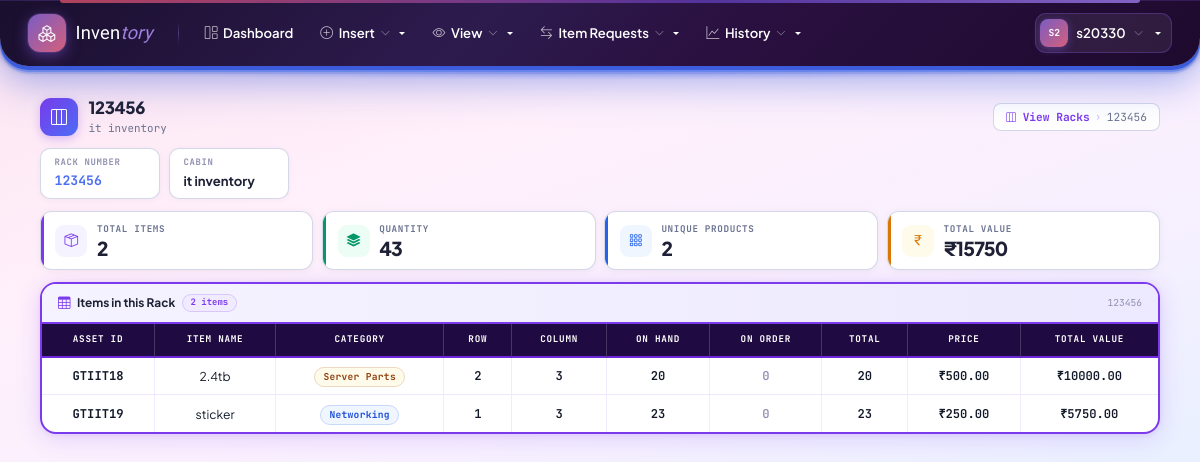
Page /rack/11/ (signed in) on the earlier database version.
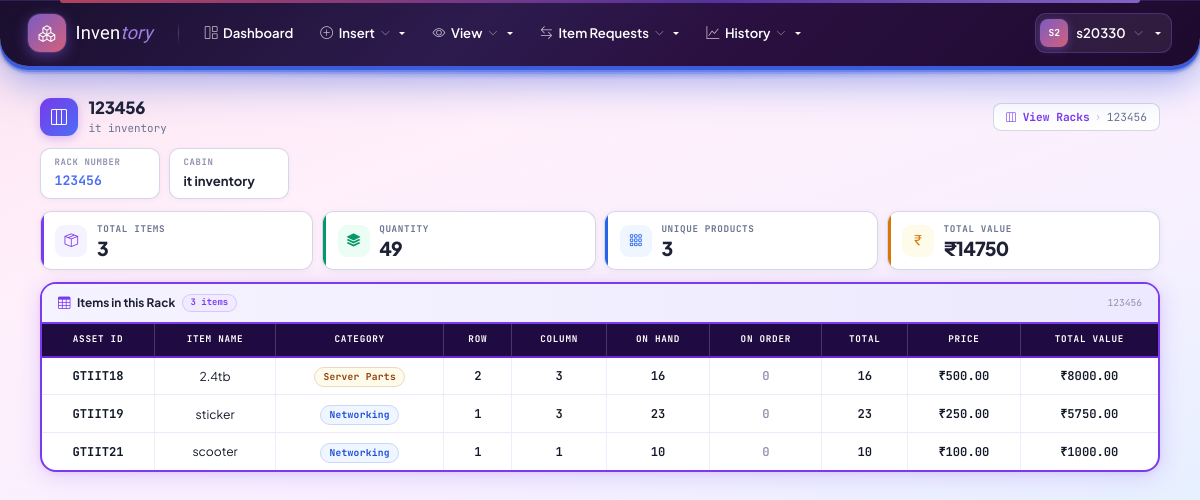
Same page on the later database version.
### inventory/models.py (models this page shows, shortened)
class Product(models.Model):
    category = models.CharField(max_length=20, choices=CATEGORY_CHOICES, db_index=True)
    asset_id = models.CharField(max_length=100, blank=True)
    item_code = models.CharField(max_length=100, blank=True, default='')
    item_name = models.CharField(max_length=200)
    cabin_name = models.CharField(max_length=100, blank=True, default='')
    row_number = models.PositiveIntegerField(null=True, blank=True)
    column_number = models.PositiveIntegerField(null=True, blank=True)
    measurement_unit = models.CharField(max_length=20, choices=MEASUREMENT_UNIT_CHOICES, blank=True, default='')
    measurement_value = models.CharField(max_length=200, blank=True, default='')
    location = models.CharField(max_length=200, blank=True, default='')
    quantity_available = models.PositiveIntegerField(default=0)
    requested_count = models.PositiveIntegerField(default=0)
    price = models.DecimalField(max_digits=12, decimal_places=2, null=True, blank=True)
    rack = models.ForeignKey(Rack, on_delete=models.SET_NULL, null=True, blank=True, related_name='products')
    created_at = models.DateTimeField(auto_now_add=True)
    updated_at = models.DateTimeField(auto_now=True)
    class Meta:
        unique_together = [('category', 'asset_id')]
        ordering = ['category', 'asset_id']

### inventory/views.py (the view)
# urls.py: path('rack/<int:rack_id>/', views.rack_detail, name='rack_detail'),
@login_required
def rack_detail(request, rack_id):
    if not (request.user.stage == 1 or request.user.stage == 2):
        messages.error(request, 'Only Stage 1 and 2 users can view rack details.')
        return redirect('inventory:dashboard')
    rack = get_object_or_404(Rack, pk=rack_id)
    products = Product.objects.filter(rack=rack).select_related('rack').annotate(
        regular_orders_on_order=Coalesce(
            Sum(
                Case(
                    When(
                        orders__status__in=[Order.STATUS_PENDING, Order.STATUS_PARTIAL],
                        then=F('orders__quantity_requested') - F('orders__quantity_provided'),
                    ),
                    default=0,
                    output_field=IntegerField(),
                )
            ),
            0,
        ),
        purchase_requests_on_order=Coalesce(
            Sum(
                Case(
                    When(
                        management_upload_requests__status=ManagementUploadRequest.STATUS_PENDING,
                        then=F('management_upload_requests__quantity_requested') - F('management_upload_requests__quantity_received'),
                    ),
                    default=0,
                    output_field=IntegerField(),
                )
            ),
            0,
        )
    ).annotate(
        on_order=F('regular_orders_on_order') + F('purchase_requests_on_order'),
        total_items=F('quantity_available') + F('on_order')
    ).order_by('asset_id')
    total_value = Decimal('0.00')
    products_with_values = []
    for product in products:
        product_total_value = Decimal('0.00')
        total_quantity = product.quantity_available + product.on_order
        if product.price is not None:
            try:
                product_total_value = (Decimal(str(product.price)) * Decimal(int(product.quantity_available)))
                total_value += product_total_value
            except Exception:
                pass
        products_with_values.append({
            'product': product,
            'total_value': product_total_value,
            'total_quantity': total_quantity,
        })
    return render(request, 'inventory/rack_detail.html', {
        'rack': rack,
        'products_with_values': products_with_values,
        'products': products,
        'total_items': products.count(),
        'total_quantity': products.aggregate(Sum('quantity_available'))['quantity_available__sum'] or 0,
        'total_value': total_value,
    })

### inventory/context_processors.py (called while the page is built, shortened)
def stage_permissions(request):
    if request.user.is_authenticated:
        choices = dict(CATEGORY_CHOICES)
        allowed = request.user.allowed_categories()
        return {
            'user_can_edit': request.user.can_edit(),
            'user_can_request_issue': request.user.can_request_issue(),
            'user_can_approve_issue_requests': request.user.can_approve_issue_requests(),
            'user_can_issue_items': request.user.can_issue_items(),
            'user_can_manage_users': request.user.can_manage_users(),
            'user_is_stage1': request.user.is_stage1(),
            'user_allowed_categories': allowed,
            'category_display': choices,
            'navbar_categories': [{'slug': c, 'name': choices.get(c, c)} for c in allowed],
        }

### inventory/models.py (called while the page is built)
    def is_stage1(self):
        return self.is_superuser or self.stage == 1

    def can_edit(self):
        return self.is_stage1() or self.is_stage2()

    def can_approve_issue_requests(self):
        return self.is_stage1() or self.is_stage2()

    def can_request_issue(self):
        return True  # all stages allowed

    def can_issue_items(self):
        return self.is_stage1() or self.is_stage2()

### inventory/templates/inventory/rack_detail.html (shortened to what the changed rows need)
{% extends 'inventory/base.html' %}
{% block content %}
<div class="container-fluid">
<div class="rd-wrap">
    <div class="rd-stats">
        <div class="rd-tile t1">
            <div>
                <div class="rd-tile-lbl">Total Items</div>
                <div class="rd-tile-val">{{ total_items }}</div>
            </div>
        </div>
        <div class="rd-tile t2">
            <div>
                <div class="rd-tile-lbl">Quantity</div>
                <div class="rd-tile-val">{{ total_quantity }}</div>
            </div>
        </div>
        <div class="rd-tile t3">
            <div>
                <div class="rd-tile-lbl">Unique Products</div>
                <div class="rd-tile-val">{{ products_with_values|length }}</div>
            </div>
        </div>
        <div class="rd-tile t4">
            <div>
                <div class="rd-tile-lbl">Total Value</div>
                <div class="rd-tile-val">₹{{ total_value|floatformat:0 }}</div>
            </div>
        </div>
    </div>
    <div class="rd-card">
        <div class="rd-card-head">
            <div class="rd-card-title">
                <i class="bi bi-table"></i>
                Items in this Rack
                <span class="rd-item-badge">{{ products_with_values|length }} item{{ products_with_values|length|pluralize }}</span>
            </div>
        </div>
        {% if products_with_values %}
        <div class="rd-tbl-wrap">
            <table class="rd-tbl">
                <thead>
                    <tr>
                        <th>Asset ID</th>
                        <th>Item Name</th>
                        <th>Category</th>
                        <th>Row</th>
                        <th>Column</th>
                        <th>On Hand</th>
                        <th>On Order</th>
                        <th>Total</th>
                        <th>Price</th>
                        <th>Total Value</th>
                    </tr>
                </thead>
                <tbody>
                    {% for item in products_with_values %}
                    <tr>
                        <td><span class="asset-chip">{{ item.product.asset_id }}</span></td>
                        <td><span class="item-name">{{ item.product.item_name }}</span></td>
                        <td>
                            {% with c=item.product.get_category_display|lower %}
                            <span class="cat-pill {% if 'network' in c %}networking{% elif 'hardware' in c %}hardware{% elif 'security' in c %}security{% elif 'server' in c %}server-parts{% else %}default{% endif %}">
                                {{ item.product.get_category_display }}
                            </span>
                            {% endwith %}
                        </td>
                        <td><span class="n-chip">{{ item.product.row_number|default:"—" }}</span></td>
                        <td><span class="n-chip">{{ item.product.column_number|default:"—" }}</span></td>
                        <td><span class="n-chip">{{ item.product.quantity_available }}</span></td>
                        <td>
                            <span class="n-chip {% if item.product.on_order == 0 %}zero{% endif %}">
                                {{ item.product.on_order }}
                            </span>
                        </td>
                        <td><span class="n-chip">{{ item.total_quantity }}</span></td>
                        <td>
                            {% if item.product.price %}
                            <span class="price-val">₹{{ item.product.price|floatformat:2 }}</span>
                            {% else %}
                            <span style="color:#9090b0;font-size:0.76rem;">—</span>
                            {% endif %}
                        </td>
                        <td>
                            {% if item.product.price %}
                            <span class="n-chip">₹{{ item.total_value|floatformat:2 }}</span>
                            {% else %}
                            <span style="color:#9090b0;font-size:0.76rem;">—</span>
                            {% endif %}
                        </td>
                    </tr>
                    {% endfor %}
                </tbody>
            </table>
        </div>
        {% else %}
        <div class="rd-empty">
            <i class="bi bi-inbox"></i>
            This rack is currently empty. Items will appear here once added.
        </div>
        {% endif %}
    </div>
</div>
</div>
{% endblock %}

Differences in the rows shown:
changed Product "GTIIT18": product.quantity_available "20" → "16"; total_quantity "20" → "16"; total_value "10000.00" → "8000.00"
added Product: product.asset_id "GTIIT21", product.item_name "scooter", product.category "Networking", product.row_number "1", product.column_number "1", product.quantity_available "10", product.on_order "0", total_quantity "10", product.price "100.00", total_value "1000.00"
Other differences:
{{ total_items }}: "2" → "3"
{{ total_quantity }}: "43" → "49"
{{ products_with_values|length }}: "2" → "3"
{{ total_value|floatformat:0 }}: "15750" → "14750"
